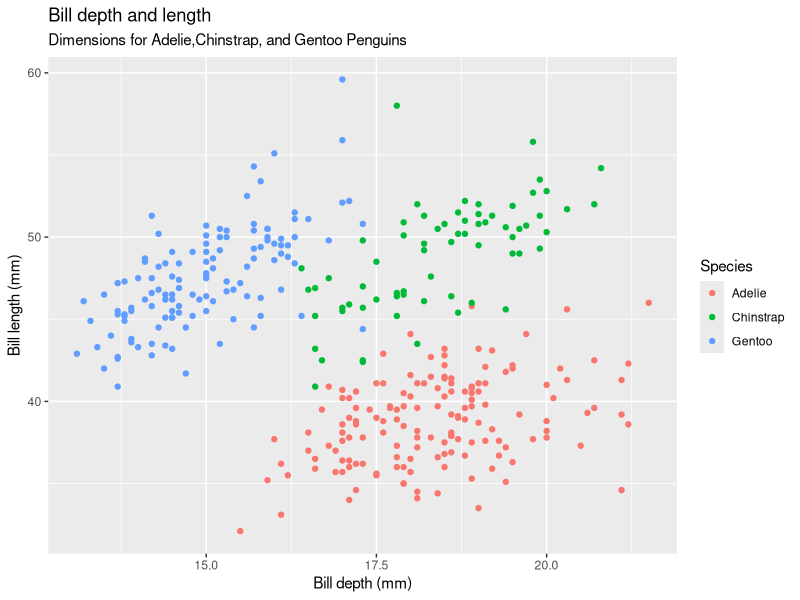

Write R code to recreate this figure.
## ---- chunk 1
library(palmerpenguins)
library(tidyverse)

ggplot(penguins,aes(x = bill_depth_mm,
                     y = bill_length_mm,
                     colour = species)) +
  geom_point() +
  labs(title = "Bill depth and length",
       subtitle = "Dimensions for Adelie,Chinstrap, and Gentoo Penguins",
       x = "Bill depth (mm)", y = "Bill length (mm)",
       colour = "Species")
